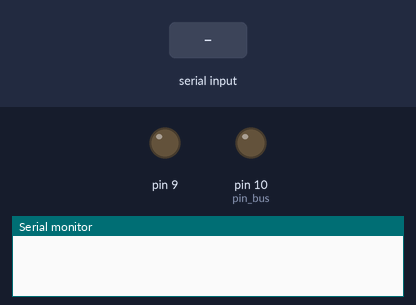
Simulated run of this sketch. Board: Arduino Uno, built with avr-gcc and run on an emulated ATmega328P. On the bench: output pins drawn as LEDs (lit = HIGH), the last lines printed to the serial monitor. Inputs (shaded band) come from the test bench.

Above: at 1.2 s.
1.3 s: "30,150\n" received over Serial
At 3.5 s:
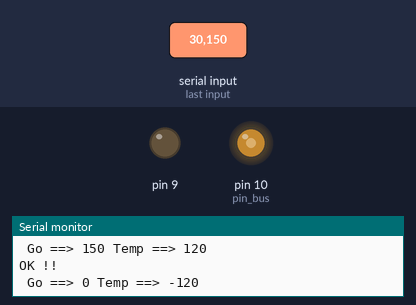
At 8.4 s:
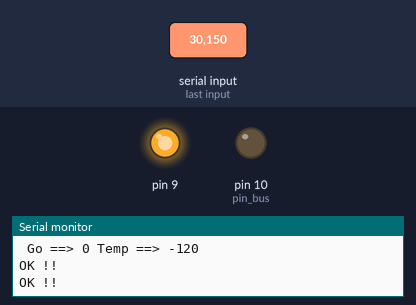
Timing chart, 0 to 9.9 s (numbered marks = the images above; inputs shaded):
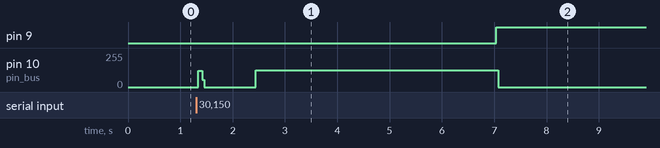

The sketch:

TB6560AHQ_DriverStepper.ino
```cpp
int Distance = 0; // Record the number of steps we've taken
#define CW  1
#define CCW  0
int temp = 0;
int dir = 999;
int x = 0;
int pin_bus = 10;
byte bit, port;
volatile uint8_t *rPIN;
int i = 0;
void setup() {
  pinMode(9, OUTPUT);
  Serial.begin(115200);
  pinMode(10, OUTPUT);
  digitalWrite(9, LOW);
  digitalWrite(10, LOW);
  bit = digitalPinToBitMask(pin_bus);
  port = digitalPinToPort(pin_bus);
  rPIN = portOutputRegister(port);

}

void fSetpper(int cycle, byte cw, int delays) {
  int del = map(cycle, 1, 360, 10, 3200);

  if (cw == 0) {
    digitalWrite(9, CW);
    while (i != del) {
      *rPIN |= bit; // Set to HIGH
      delayMicroseconds(delays);
      *rPIN &= ~bit; // Set to LOW
      delayMicroseconds(delays);
      i++;
    }

    Serial.println("OK !! ");
  }

  if (cw == 1) {
    digitalWrite(9, CCW);
    while (i != del) {
      *rPIN |= bit; // Set to HIGH
      delayMicroseconds(delays);
      *rPIN &= ~bit; // Set to LOW
      delayMicroseconds(delays);
      i++;
    }

    Serial.println("OK !! ");
  }
}
void loop() {

  if (Serial.available() > 0 ) {
    x =  Serial.parseInt();
    temp = x - temp;
    Serial.print(" Go ==> "); Serial.print(x);
    Serial.print(" Temp ==> "); Serial.println(temp);
    if (x >= 0)fSetpper(abs(x), CW, 35);
    if (x <= 0)fSetpper(abs(x), CCW, 35);
  }
}
```

Measured:
- after the input at 1.3 s, pin 9: LOW → HIGH after 5.7 s; pin 10 (pin_bus): 0/255 → 123/255 at once, → 0/255 0.08 s later, → 126/255 1.0 s later, → 0/255 4.6 s later
